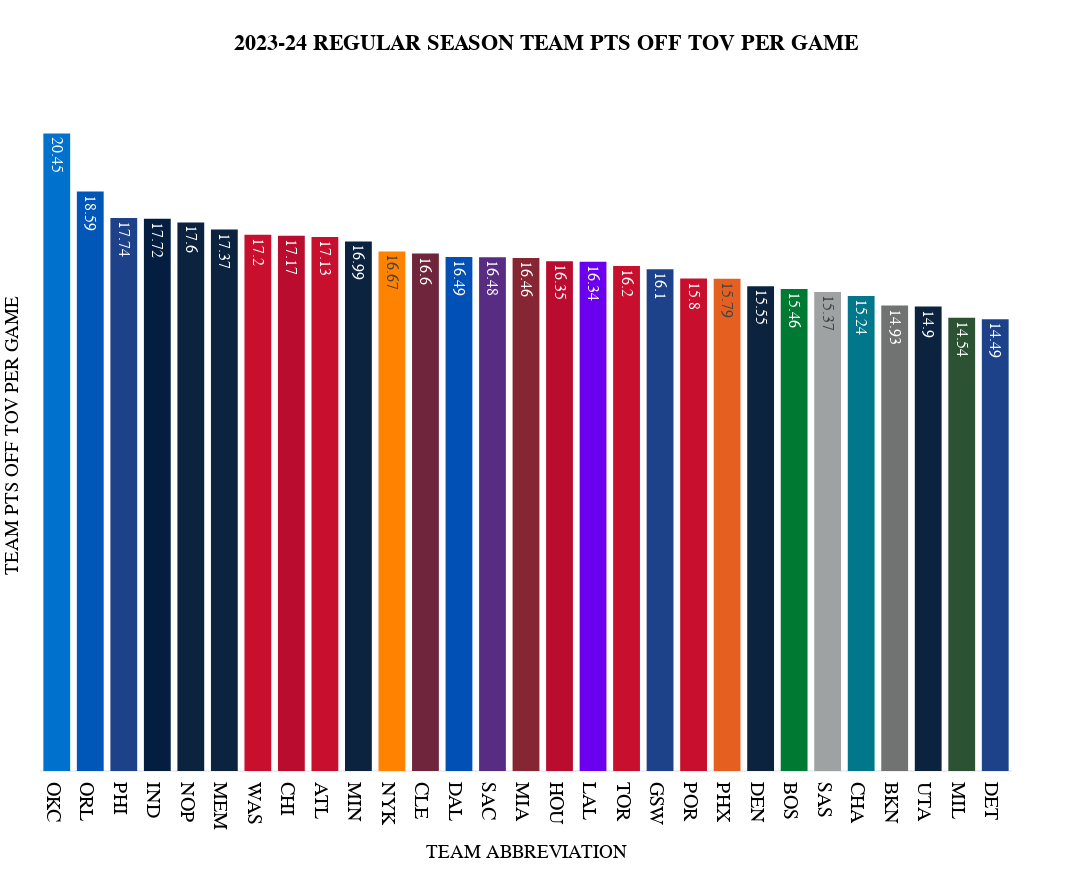

The notebook cell this image was saved under:
### Code cell
fig = px.histogram(
  df_final.sort_values(by=sort_category, ascending=False), 
  x="TEAM ABBREVIATION", 
  y="{}".format(sort_category),
  color='TEAM_NAME',
  color_discrete_map=team_color_dict,    
  text_auto=True, 
  title="<b>2023-24 REGULAR SEASON TEAM {} PER GAME</b>".format(sort_category.replace('_', ' ')),
  template="plotly_white",
  hover_data=['TEAM_NAME', 'TEAM ABBREVIATION', 'GP', 'W', 'L', 'W_PCT', 'MIN',
       'color', 'Season', 'PTS_OFF_TOV', 'PTS_2ND_CHANCE', 'PTS_FB',
       'PTS_PAINT', 'OPP_PTS_OFF_TOV', 'OPP_PTS_2ND_CHANCE', 'OPP_PTS_FB','OPP_PTS_PAINT'], 
  height=870, 
  width=1750,
  )

fig.update_layout(
    title_x=0.5,
    hoverlabel=dict(
        bgcolor="white",
        font_size=15,
        font_family="PT Sans Narrow"
    ),
    yaxis = dict(tickfont = dict(size=35)),
    xaxis = dict(tickfont = dict(size=20)),
    font=dict(
        family="PT Sans Narrow",
        size=16,
        color="Black"
    ),
    title_font_family="PT Sans Narrow",
    showlegend=False,
    yaxis_title="TEAM {} PER GAME".format(sort_category.replace('_', ' ')),
    margin=dict(l=30),
)

fig.update_yaxes(showticklabels=False,showgrid=False)


fig

### Figure 1 — Plotly figure (JSON) as saved in the notebook; plotly's stock layout.template omitted (floating-point values rounded to 4 significant figures)
{"data": [{"alignmentgroup": "True", "bingroup": "x", "histfunc": "sum", "hovertemplate": "TEAM_NAME=Oklahoma City Thunder<br>TEAM ABBREVIATION=%{x}<br>sum of PTS_OFF_TOV=%{y}<extra></extra>", "legendgroup": "Oklahoma City Thunder", "marker": {"color": "#0072CE", "pattern": {"shape": ""}}, "name": "Oklahoma City Thunder", "offsetgroup": "Oklahoma City Thunder", "orientation": "v", "showlegend": true, "texttemplate": "%{value}", "type": "histogram", "x": ["OKC"], "xaxis": "x", "y": [20.45], "yaxis": "y"}, {"alignmentgroup": "True", "bingroup": "x", "histfunc": "sum", "hovertemplate": "TEAM_NAME=Orlando Magic<br>TEAM ABBREVIATION=%{x}<br>sum of PTS_OFF_TOV=%{y}<extra></extra>", "legendgroup": "Orlando Magic", "marker": {"color": "#0057B7", "pattern": {"shape": ""}}, "name": "Orlando Magic", "offsetgroup": "Orlando Magic", "orientation": "v", "showlegend": true, "texttemplate": "%{value}", "type": "histogram", "x": ["ORL"], "xaxis": "x", "y": [18.59], "yaxis": "y"}, {"alignmentgroup": "True", "bingroup": "x", "histfunc": "sum", "hovertemplate": "TEAM_NAME=Philadelphia 76ers<br>TEAM ABBREVIATION=%{x}<br>sum of PTS_OFF_TOV=%{y}<extra></extra>", "legendgroup": "Philadelphia 76ers", "marker": {"color": "#1D4289", "pattern": {"shape": ""}}, "name": "Philadelphia 76ers", "offsetgroup": "Philadelphia 76ers", "orientation": "v", "showlegend": true, "texttemplate": "%{value}", "type": "histogram", "x": ["PHI"], "xaxis": "x", "y": [17.74], "yaxis": "y"}, {"alignmentgroup": "True", "bingroup": "x", "histfunc": "sum", "hovertemplate": "TEAM_NAME=Indiana Pacers<br>TEAM ABBREVIATION=%{x}<br>sum of PTS_OFF_TOV=%{y}<extra></extra>", "legendgroup": "Indiana Pacers", "marker": {"color": "#041E42", "pattern": {"shape": ""}}, "name": "Indiana Pacers", "offsetgroup": "Indiana Pacers", "orientation": "v", "showlegend": true, "texttemplate": "%{value}", "type": "histogram", "x": ["IND"], "xaxis": "x", "y": [17.72], "yaxis": "y"}, {"alignmentgroup": "True", "bingroup": "x", "histfunc": "sum", "hovertemplate": "TEAM_NAME=New Orleans Pelicans<br>TEAM ABBREVIATION=%{x}<br>sum of PTS_OFF_TOV=%{y}<extra></extra>", "legendgroup": "New Orleans Pelicans", "marker": {"color": "#0C2340", "pattern": {"shape": ""}}, "name": "New Orleans Pelicans", "offsetgroup": "New Orleans Pelicans", "orientation": "v", "showlegend": true, "texttemplate": "%{value}", "type": "histogram", "x": ["NOP"], "xaxis": "x", "y": [17.6], "yaxis": "y"}, {"alignmentgroup": "True", "bingroup": "x", "histfunc": "sum", "hovertemplate": "TEAM_NAME=Memphis Grizzlies<br>TEAM ABBREVIATION=%{x}<br>sum of PTS_OFF_TOV=%{y}<extra></extra>", "legendgroup": "Memphis Grizzlies", "marker": {"color": "#0C2340", "pattern": {"shape": ""}}, "name": "Memphis Grizzlies", "offsetgroup": "Memphis Grizzlies", "orientation": "v", "showlegend": true, "texttemplate": "%{value}", "type": "histogram", "x": ["MEM"], "xaxis": "x", "y": [17.37], "yaxis": "y"}, {"alignmentgroup": "True", "bingroup": "x", "histfunc": "sum", "hovertemplate": "TEAM_NAME=Washington Wizards<br>TEAM ABBREVIATION=%{x}<br>sum of PTS_OFF_TOV=%{y}<extra></extra>", "legendgroup": "Washington Wizards", "marker": {"color": "#C8102E", "pattern": {"shape": ""}}, "name": "Washington Wizards", "offsetgroup": "Washington Wizards", "orientation": "v", "showlegend": true, "texttemplate": "%{value}", "type": "histogram", "x": ["WAS"], "xaxis": "x", "y": [17.2], "yaxis": "y"}, {"alignmentgroup": "True", "bingroup": "x", "histfunc": "sum", "hovertemplate": "TEAM_NAME=Chicago Bulls<br>TEAM ABBREVIATION=%{x}<br>sum of PTS_OFF_TOV=%{y}<extra></extra>", "legendgroup": "Chicago Bulls", "marker": {"color": "#BA0C2F", "pattern": {"shape": ""}}, "name": "Chicago Bulls", "offsetgroup": "Chicago Bulls", "orientation": "v", "showlegend": true, "texttemplate": "%{value}", "type": "histogram", "x": ["CHI"], "xaxis": "x", "y": [17.17], "yaxis": "y"}, {"alignmentgroup": "True", "bingroup": "x", "histfunc": "sum", "hovertemplate": "TEAM_NAME=Atlanta Hawks<br>TEAM ABBREVIATION=%{x}<br>sum of PTS_OFF_TOV=%{y}<extra></extra>", "legendgroup": "Atlanta Hawks", "marker": {"color": "#C8102E", "pattern": {"shape": ""}}, "name": "Atlanta Hawks", "offsetgroup": "Atlanta Hawks", "orientation": "v", "showlegend": true, "texttemplate": "%{value}", "type": "histogram", "x": ["ATL"], "xaxis": "x", "y": [17.13], "yaxis": "y"}, {"alignmentgroup": "True", "bingroup": "x", "histfunc": "sum", "hovertemplate": "TEAM_NAME=Minnesota Timberwolves<br>TEAM ABBREVIATION=%{x}<br>sum of PTS_OFF_TOV=%{y}<extra></extra>", "legendgroup": "Minnesota Timberwolves", "marker": {"color": "#0C2340", "pattern": {"shape": ""}}, "name": "Minnesota Timberwolves", "offsetgroup": "Minnesota Timberwolves", "orientation": "v", "showlegend": true, "texttemplate": "%{value}", "type": "histogram", "x": ["MIN"], "xaxis": "x", "y": [16.99], "yaxis": "y"}, {"alignmentgroup": "True", "bingroup": "x", "histfunc": "sum", "hovertemplate": "TEAM_NAME=New York Knicks<br>TEAM ABBREVIATION=%{x}<br>sum of PTS_OFF_TOV=%{y}<extra></extra>", "legendgroup": "New York Knicks", "marker": {"color": "#FF8200", "pattern": {"shape": ""}}, "name": "New York Knicks", "offsetgroup": "New York Knicks", "orientation": "v", "showlegend": true, "texttemplate": "%{value}", "type": "histogram", "x": ["NYK"], "xaxis": "x", "y": [16.67], "yaxis": "y"}, {"alignmentgroup": "True", "bingroup": "x", "histfunc": "sum", "hovertemplate": "TEAM_NAME=Cleveland Cavaliers<br>TEAM ABBREVIATION=%{x}<br>sum of PTS_OFF_TOV=%{y}<extra></extra>", "legendgroup": "Cleveland Cavaliers", "marker": {"color": "#6F263D", "pattern": {"shape": ""}}, "name": "Cleveland Cavaliers", "offsetgroup": "Cleveland Cavaliers", "orientation": "v", "showlegend": true, "texttemplate": "%{value}", "type": "histogram", "x": ["CLE"], "xaxis": "x", "y": [16.6], "yaxis": "y"}, {"alignmentgroup": "True", "bingroup": "x", "histfunc": "sum", "hovertemplate": "TEAM_NAME=Dallas Mavericks<br>TEAM ABBREVIATION=%{x}<br>sum of PTS_OFF_TOV=%{y}<extra></extra>", "legendgroup": "Dallas Mavericks", "marker": {"color": "#0050B5", "pattern": {"shape": ""}}, "name": "Dallas Mavericks", "offsetgroup": "Dallas Mavericks", "orientation": "v", "showlegend": true, "texttemplate": "%{value}", "type": "histogram", "x": ["DAL"], "xaxis": "x", "y": [16.49], "yaxis": "y"}, {"alignmentgroup": "True", "bingroup": "x", "histfunc": "sum", "hovertemplate": "TEAM_NAME=Sacramento Kings<br>TEAM ABBREVIATION=%{x}<br>sum of PTS_OFF_TOV=%{y}<extra></extra>", "legendgroup": "Sacramento Kings", "marker": {"color": "#582C83", "pattern": {"shape": ""}}, "name": "Sacramento Kings", "offsetgroup": "Sacramento Kings", "orientation": "v", "showlegend": true, "texttemplate": "%{value}", "type": "histogram", "x": ["SAC"], "xaxis": "x", "y": [16.48], "yaxis": "y"}, {"alignmentgroup": "True", "bingroup": "x", "histfunc": "sum", "hovertemplate": "TEAM_NAME=Miami Heat<br>TEAM ABBREVIATION=%{x}<br>sum of PTS_OFF_TOV=%{y}<extra></extra>", "legendgroup": "Miami Heat", "marker": {"color": "#862633", "pattern": {"shape": ""}}, "name": "Miami Heat", "offsetgroup": "Miami Heat", "orientation": "v", "showlegend": true, "texttemplate": "%{value}", "type": "histogram", "x": ["MIA"], "xaxis": "x", "y": [16.46], "yaxis": "y"}, {"alignmentgroup": "True", "bingroup": "x", "histfunc": "sum", "hovertemplate": "TEAM_NAME=Houston Rockets<br>TEAM ABBREVIATION=%{x}<br>sum of PTS_OFF_TOV=%{y}<extra></extra>", "legendgroup": "Houston Rockets", "marker": {"color": "#BA0C2F", "pattern": {"shape": ""}}, "name": "Houston Rockets", "offsetgroup": "Houston Rockets", "orientation": "v", "showlegend": true, "texttemplate": "%{value}", "type": "histogram", "x": ["HOU"], "xaxis": "x", "y": [16.35], "yaxis": "y"}, {"alignmentgroup": "True", "bingroup": "x", "histfunc": "sum", "hovertemplate": "TEAM_NAME=Los Angeles Lakers<br>TEAM ABBREVIATION=%{x}<br>sum of PTS_OFF_TOV=%{y}<extra></extra>", "legendgroup": "Los Angeles Lakers", "marker": {"color": "#6a00ed", "pattern": {"shape": ""}}, "name": "Los Angeles Lakers", "offsetgroup": "Los Angeles Lakers", "orientation": "v", "showlegend": true, "texttemplate": "%{value}", "type": "histogram", "x": ["LAL"], "xaxis": "x", "y": [16.34], "yaxis": "y"}, {"alignmentgroup": "True", "bingroup": "x", "histfunc": "sum", "hovertemplate": "TEAM_NAME=Toronto Raptors<br>TEAM ABBREVIATION=%{x}<br>sum of PTS_OFF_TOV=%{y}<extra></extra>", "legendgroup": "Toronto Raptors", "marker": {"color": "#C8102E", "pattern": {"shape": ""}}, "name": "Toronto Raptors", "offsetgroup": "Toronto Raptors", "orientation": "v", "showlegend": true, "texttemplate": "%{value}", "type": "histogram", "x": ["TOR"], "xaxis": "x", "y": [16.2], "yaxis": "y"}, {"alignmentgroup": "True", "bingroup": "x", "histfunc": "sum", "hovertemplate": "TEAM_NAME=LA Clippers<br>TEAM ABBREVIATION=%{x}<br>sum of PTS_OFF_TOV=%{y}<extra></extra>", "legendgroup": "LA Clippers", "marker": {"color": "#3860C6", "pattern": {"shape": ""}}, "name": "LA Clippers", "offsetgroup": "LA Clippers", "orientation": "v", "showlegend": true, "texttemplate": "%{value}", "type": "histogram", "x": [null], "xaxis": "x", "y": [16.16], "yaxis": "y"}, {"alignmentgroup": "True", "bingroup": "x", "histfunc": "sum", "hovertemplate": "TEAM_NAME=Golden State Warriors<br>TEAM ABBREVIATION=%{x}<br>sum of PTS_OFF_TOV=%{y}<extra></extra>", "legendgroup": "Golden State Warriors", "marker": {"color": "#1D4289", "pattern": {"shape": ""}}, "name": "Golden State Warriors", "offsetgroup": "Golden State Warriors", "orientation": "v", "showlegend": true, "texttemplate": "%{value}", "type": "histogram", "x": ["GSW"], "xaxis": "x", "y": [16.1], "yaxis": "y"}, {"alignmentgroup": "True", "bingroup": "x", "histfunc": "sum", "hovertemplate": "TEAM_NAME=Portland Trail Blazers<br>TEAM ABBREVIATION=%{x}<br>sum of PTS_OFF_TOV=%{y}<extra></extra>", "legendgroup": "Portland Trail Blazers", "marker": {"color": "#C8102E", "pattern": {"shape": ""}}, "name": "Portland Trail Blazers", "offsetgroup": "Portland Trail Blazers", "orientation": "v", "showlegend": true, "texttemplate": "%{value}", "type": "histogram", "x": ["POR"], "xaxis": "x", "y": [15.8], "yaxis": "y"}, {"alignmentgroup": "True", "bingroup": "x", "histfunc": "sum", "hovertemplate": "TEAM_NAME=Phoenix Suns<br>TEAM ABBREVIATION=%{x}<br>sum of PTS_OFF_TOV=%{y}<extra></extra>", "legendgroup": "Phoenix Suns", "marker": {"color": "#e56020", "pattern": {"shape": ""}}, "name": "Phoenix Suns", "offsetgroup": "Phoenix Suns", "orientation": "v", "showlegend": true, "texttemplate": "%{value}", "type": "histogram", "x": ["PHX"], "xaxis": "x", "y": [15.79], "yaxis": "y"}, {"alignmentgroup": "True", "bingroup": "x", "histfunc": "sum", "hovertemplate": "TEAM_NAME=Denver Nuggets<br>TEAM ABBREVIATION=%{x}<br>sum of PTS_OFF_TOV=%{y}<extra></extra>", "legendgroup": "Denver Nuggets", "marker": {"color": "#0C2340", "pattern": {"shape": ""}}, "name": "Denver Nuggets", "offsetgroup": "Denver Nuggets", "orientation": "v", "showlegend": true, "texttemplate": "%{value}", "type": "histogram", "x": ["DEN"], "xaxis": "x", "y": [15.55], "yaxis": "y"}, {"alignmentgroup": "True", "bingroup": "x", "histfunc": "sum", "hovertemplate": "TEAM_NAME=Boston Celtics<br>TEAM ABBREVIATION=%{x}<br>sum of PTS_OFF_TOV=%{y}<extra></extra>", "legendgroup": "Boston Celtics", "marker": {"color": "#007A33", "pattern": {"shape": ""}}, "name": "Boston Celtics", "offsetgroup": "Boston Celtics", "orientation": "v", "showlegend": true, "texttemplate": "%{value}", "type": "histogram", "x": ["BOS"], "xaxis": "x", "y": [15.46], "yaxis": "y"}, {"alignmentgroup": "True", "bingroup": "x", "histfunc": "sum", "hovertemplate": "TEAM_NAME=San Antonio Spurs<br>TEAM ABBREVIATION=%{x}<br>sum of PTS_OFF_TOV=%{y}<extra></extra>", "legendgroup": "San Antonio Spurs", "marker": {"color": "#9EA2A2", "pattern": {"shape": ""}}, "name": "San Antonio Spurs", "offsetgroup": "San Antonio Spurs", "orientation": "v", "showlegend": true, "texttemplate": "%{value}", "type": "histogram", "x": ["SAS"], "xaxis": "x", "y": [15.37], "yaxis": "y"}, {"alignmentgroup": "True", "bingroup": "x", "histfunc": "sum", "hovertemplate": "TEAM_NAME=Charlotte Hornets<br>TEAM ABBREVIATION=%{x}<br>sum of PTS_OFF_TOV=%{y}<extra></extra>", "legendgroup": "Charlotte Hornets", "marker": {"color": "#00778B", "pattern": {"shape": ""}}, "name": "Charlotte Hornets", "offsetgroup": "Charlotte Hornets", "orientation": "v", "showlegend": true, "texttemplate": "%{value}", "type": "histogram", "x": ["CHA"], "xaxis": "x", "y": [15.24], "yaxis": "y"}, {"alignmentgroup": "True", "bingroup": "x", "histfunc": "sum", "hovertemplate": "TEAM_NAME=Brooklyn Nets<br>TEAM ABBREVIATION=%{x}<br>sum of PTS_OFF_TOV=%{y}<extra></extra>", "legendgroup": "Brooklyn Nets", "marker": {"color": "#707372", "pattern": {"shape": ""}}, "name": "Brooklyn Nets", "offsetgroup": "Brooklyn Nets", "orientation": "v", "showlegend": true, "texttemplate": "%{value}", "type": "histogram", "x": ["BKN"], "xaxis": "x", "y": [14.93], "yaxis": "y"}, {"alignmentgroup": "True", "bingroup": "x", "histfunc": "sum", "hovertemplate": "TEAM_NAME=Utah Jazz<br>TEAM ABBREVIATION=%{x}<br>sum of PTS_OFF_TOV=%{y}<extra></extra>", "legendgroup": "Utah Jazz", "marker": {"color": "#0C2340", "pattern": {"shape": ""}}, "name": "Utah Jazz", "offsetgroup": "Utah Jazz", "orientation": "v", "showlegend": true, "texttemplate": "%{value}", "type": "histogram", "x": ["UTA"], "xaxis": "x", "y": [14.9], "yaxis": "y"}, {"alignmentgroup": "True", "bingroup": "x", "histfunc": "sum", "hovertemplate": "TEAM_NAME=Milwaukee Bucks<br>TEAM ABBREVIATION=%{x}<br>sum of PTS_OFF_TOV=%{y}<extra></extra>", "legendgroup": "Milwaukee Bucks", "marker": {"color": "#2C5234", "pattern": {"shape": ""}}, "name": "Milwaukee Bucks", "offsetgroup": "Milwaukee Bucks", "orientation": "v", "showlegend": true, "texttemplate": "%{value}", "type": "histogram", "x": ["MIL"], "xaxis": "x", "y": [14.54], "yaxis": "y"}, {"alignmentgroup": "True", "bingroup": "x", "histfunc": "sum", "hovertemplate": "TEAM_NAME=Detroit Pistons<br>TEAM ABBREVIATION=%{x}<br>sum of PTS_OFF_TOV=%{y}<extra></extra>", "legendgroup": "Detroit Pistons", "marker": {"color": "#1D4289", "pattern": {"shape": ""}}, "name": "Detroit Pistons", "offsetgroup": "Detroit Pistons", "orientation": "v", "showlegend": true, "texttemplate": "%{value}", "type": "histogram", "x": ["DET"], "xaxis": "x", "y": [14.49], "yaxis": "y"}], "layout": {"barmode": "relative", "font": {"color": "Black", "family": "PT Sans Narrow", "size": 16}, "height": 870, "hoverlabel": {"bgcolor": "white", "font": {"family": "PT Sans Narrow", "size": 15}}, "legend": {"title": {"text": "TEAM_NAME"}, "tracegroupgap": 0}, "margin": {"l": 30}, "showlegend": false, "title": {"font": {"family": "PT Sans Narrow"}, "text": "<b>2023-24 REGULAR SEASON TEAM PTS OFF TOV PER GAME</b>", "x": 0.5}, "width": 1750, "xaxis": {"anchor": "y", "domain": [0, 1], "tickfont": {"size": 20}, "title": {"text": "TEAM ABBREVIATION"}}, "yaxis": {"anchor": "x", "domain": [0, 1], "showgrid": false, "showticklabels": false, "tickfont": {"size": 35}, "title": {"text": "TEAM PTS OFF TOV PER GAME"}}}}
